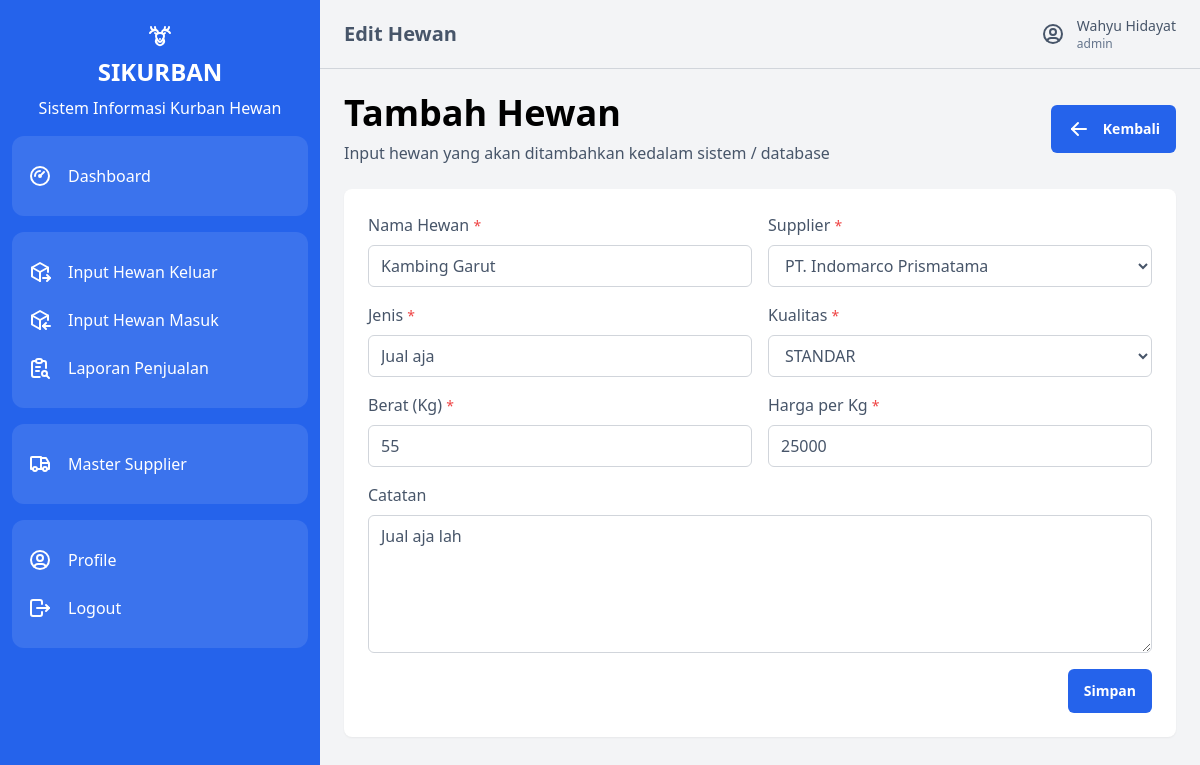
/index.php?page=edit_hewan&id=3 (signed in), run on the app's committed database.
### tables this page shows
CREATE TABLE `hewan` (
  `id` int(11) NOT NULL,
  `id_supplier` int(11) DEFAULT NULL,
  `nama` varchar(255) DEFAULT NULL,
  `jenis` varchar(255) DEFAULT NULL,
  `kualitas` varchar(255) DEFAULT NULL,
  `berat` int(11) DEFAULT NULL,
  `harga` double DEFAULT NULL,
  `tanggal` datetime DEFAULT NULL,
  `catatan` text DEFAULT NULL,
  `status` varchar(100) NOT NULL
);

CREATE TABLE `supplier` (
  `id` int(11) NOT NULL,
  `nama` varchar(255) DEFAULT NULL,
  `alamat` varchar(255) DEFAULT NULL,
  `nomor_hp` varchar(100) DEFAULT NULL,
  `rekening` varchar(100) DEFAULT NULL,
  `nomor_rekening` varchar(100) DEFAULT NULL,
  `status` varchar(100) NOT NULL
);

### report/hewan/edit.php (the view, shortened to what this page needs)
<?php
include 'koneksi.php';
$supplier = [];
$data = mysqli_query($koneksi, "SELECT * FROM supplier order by id desc");
while ($d = mysqli_fetch_assoc($data)) {
    $supplier[] = $d;
}
if (isset($_GET['id'])) {
    $id = $_GET['id'];
    $hewan = mysqli_fetch_assoc(mysqli_query($koneksi, "SELECT * FROM hewan where id='$id'"));
}
?>
<div class="flex flex-row items-center justify-between gap-16">
    <div class="flex flex-col gap-2 flex-1">
        <h1 class="text-4xl font-bold text-black">Tambah Hewan</h1>
        <span>Input hewan yang akan ditambahkan kedalam sistem / database</span>
    </div>
    <div>
        <a href="?page=hewan_masuk" class="button">
            Kembali
        </a>
    </div>
</div>
<form action="" method="post" class="grid grid-cols-2 bg-white p-6 rounded-lg shadow-sm gap-4 m-0">
    <div class="flex flex-col gap-2">
        <label for="nama">Nama Hewan <span class="text-red-500 text-sm">*</span></label>
        <input type="text" name="nama" id="nama" class="input" value="<?= $hewan['nama']; ?>" required>
    </div>
    <div class="flex flex-col gap-2">
        <label for="supplier">Supplier <span class="text-red-500 text-sm">*</span></label>
        <select name="supplier" id="supplier" class="input">
            <?php foreach ($supplier as $d): ?>
                <option value="<?= $d['id']; ?>" <?= $hewan['id_supplier'] == $d['id'] ? 'selected' : ''; ?>><?= $d['nama']; ?></option>
            <?php endforeach; ?>
        </select>
    </div>
    <div class="flex flex-col gap-2">
        <label for="jenis">Jenis <span class="text-red-500 text-sm">*</span></label>
        <input type="text" name="jenis" id="jenis" class="input" value="<?= $hewan['jenis']; ?>" required>
    </div>
    <div class="flex flex-col gap-2">
        <label for="kualitas">Kualitas <span class="text-red-500 text-sm">*</span></label>
        <select type="number" name="kualitas" id="kualitas" class="input">
            <option <?= $hewan['kualitas'] == 'STANDAR' ? 'selected' : ''; ?>>STANDAR</option>
        </select>
    </div>
    <div class="flex flex-col gap-2">
        <label for="berat">Berat (Kg) <span class="text-red-500 text-sm">*</span></label>
        <input type="number" name="berat" id="berat" class="input" value="<?= $hewan['berat']; ?>" required>
    </div>
    <div class="flex flex-col gap-2">
        <label for="harga">Harga per Kg <span class="text-red-500 text-sm">*</span></label>
        <input type="number" name="harga" id="harga" class="input" value="<?= $hewan['harga']; ?>" required>
    </div>
    <div class="flex flex-col gap-2 col-span-2">
        <label for="catatan">Catatan</label>
        <textarea type="number" name="catatan" id="catatan" class="input" rows="5"><?= $hewan['catatan']; ?></textarea>
    </div>
    <div class="flex flex-row items-center justify-end col-span-2 gap-3">
        <button class="button" type="submit" name="submit">Simpan</button>
    </div>
</form>

### assets/app.css (style rules this page uses)
html, :host { line-height: 1.5; -webkit-text-size-adjust: 100%; -moz-tab-size: 4; -o-tab-size: 4; tab-size: 4; font-family: ui-sans-serif, system-ui, sans-serif, "Apple Color Emoji", "Segoe UI Emoji", "Segoe UI Symbol", "Noto Color Emoji"; font-feature-settings: normal; font-variation-settings: normal; -webkit-tap-highlight-color: transparent; }
body { margin: 0; line-height: inherit; }
h1, h2, h3, h4, h5, h6 { font-size: inherit; font-weight: inherit; }
a { color: inherit; text-decoration: inherit; }
button, input, optgroup, select, textarea { font-family: inherit; font-feature-settings: inherit; font-variation-settings: inherit; font-size: 100%; font-weight: inherit; line-height: inherit; letter-spacing: inherit; color: inherit; margin: 0; padding: 0; }
button, select { text-transform: none; }
button, input:where([type='button']), input:where([type='reset']), input:where([type='submit']) { -webkit-appearance: button; background-color: transparent; background-image: none; }
blockquote, dl, dd, h1, h2, h3, h4, h5, h6, hr, figure, p, pre { margin: 0; }
textarea { resize: vertical; }
input::placeholder, textarea::placeholder { opacity: 1; color: #9ca3af; }
button, [role="button"] { cursor: pointer; }
img, svg, video, canvas, audio, iframe, embed, object { display: block; vertical-align: middle; }
.col-span-2 { grid-column: span 2 / span 2; }
.m-0 { margin: 0px; }
.flex { display: flex; }
.grid { display: grid; }
.flex-1 { flex: 1 1 0%; }
.grid-cols-2 { grid-template-columns: repeat(2, minmax(0, 1fr)); }
.flex-row { flex-direction: row; }
.flex-col { flex-direction: column; }
.items-center { align-items: center; }
.justify-end { justify-content: flex-end; }
.justify-between { justify-content: space-between; }
.gap-16 { gap: 4rem; }
.gap-2 { gap: 0.5rem; }
.gap-3 { gap: 0.75rem; }
.gap-4 { gap: 1rem; }
.rounded-lg { border-radius: 0.5rem; }
.bg-white { --tw-bg-opacity: 1; background-color: rgb(255 255 255 / var(--tw-bg-opacity)); }
.p-6 { padding: 1.5rem; }
.text-4xl { font-size: 2.25rem; line-height: 2.5rem; }
.text-sm { font-size: 0.875rem; line-height: 1.25rem; }
.font-bold { font-weight: 700; }
.text-black { --tw-text-opacity: 1; color: rgb(0 0 0 / var(--tw-text-opacity)); }
.text-red-500 { --tw-text-opacity: 1; color: rgb(239 68 68 / var(--tw-text-opacity)); }
.shadow-sm { --tw-shadow: 0 1px 2px 0 rgb(0 0 0 / 0.05); --tw-shadow-colored: 0 1px 2px 0 var(--tw-shadow-color); box-shadow: var(--tw-ring-offset-shadow, 0 0 #0000), var(--tw-ring-shadow, 0 0 #0000), var(--tw-shadow); }
.button { display: flex; flex-direction: row; align-items: center; gap: 0.75rem; border-radius: 0.375rem; --tw-bg-opacity: 1; background-color: rgb(37 99 235 / var(--tw-bg-opacity)); padding-left: 1rem; padding-right: 1rem; padding-top: 0.75rem; padding-bottom: 0.75rem; font-size: 0.875rem; line-height: 1.25rem; font-weight: 600; --tw-text-opacity: 1; color: rgb(255 255 255 / var(--tw-text-opacity)); transition-property: color, background-color, border-color, text-decoration-color, fill, stroke, opacity, box-shadow, transform, filter, -webkit-backdrop-filter; transition-property: color, background-color, border-color, text-decoration-color, fill, stroke, opacity, box-shadow, transform, filter, backdrop-filter; transition-property: color, background-color, border-color, text-decoration-color, fill, stroke, opacity, box-shadow, transform, filter, backdrop-filter, -webkit-backdrop-filter; transition-timing-function: cubic-bezier(0.4, 0, 0.2, 1); transition-duration: 300ms; }
.input { width: 100%; border-radius: 0.375rem; border-width: 1px; --tw-border-opacity: 1; border-color: rgb(209 213 219 / var(--tw-border-opacity)); --tw-bg-opacity: 1; background-color: rgb(255 255 255 / var(--tw-bg-opacity)); padding-left: 0.75rem; padding-right: 0.75rem; padding-top: 0.5rem; padding-bottom: 0.5rem; outline: 2px solid transparent; outline-offset: 2px; transition-property: color, background-color, border-color, text-decoration-color, fill, stroke, opacity, box-shadow, transform, filter, -webkit-backdrop-filter; transition-property: color, background-color, border-color, text-decoration-color, fill, stroke, opacity, box-shadow, transform, filter, backdrop-filter; transition-property: color, background-color, border-color, text-decoration-color, fill, stroke, opacity, box-shadow, transform, filter, backdrop-filter, -webkit-backdrop-filter; transition-timing-function: cubic-bezier(0.4, 0, 0.2, 1); transition-duration: 300ms; }

### data on the page
hewan: nama "Kambing Garut", supplier "PT. Indomarco Prismatama", jenis "Jual aja", kualitas "STANDAR", berat "55", harga "25000", catatan "Jual aja lah"

### other printed values
$routes['title'] "Edit Hewan"
$name "Wahyu Hidayat"
$role "admin"
